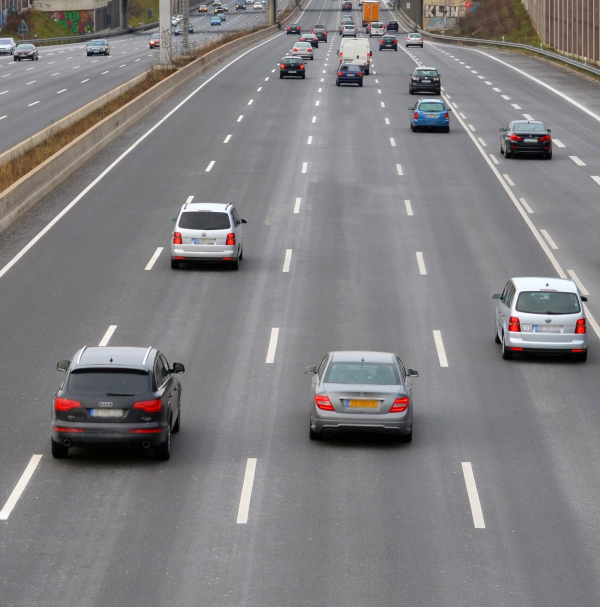
#> input picture Assignment_11/highway.jpg, 1200 x 1214 px (shown at 1/2 size)
$ python cv_3.py
#> lines starting #> are read from the running program, lines starting #| are printed output that depends on the picture
import cv2

img = cv2.imread("highway.jpg")
#> img is the input picture: shape (1214, 1200, 3); mean B, G, R 128.4, 126.9, 129.1
width = 600
height = 850
dim = (width, height)

resized = cv2.resize(img, dim)
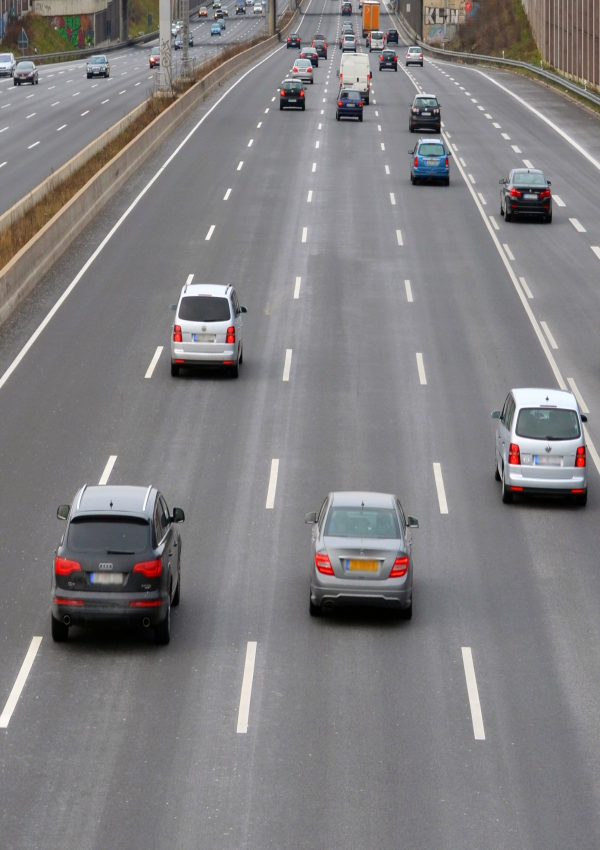
#> resized: shape (850, 600, 3); mean B, G, R 128.3, 126.8, 129

print("size in bytes", img.size)
#| size in bytes 4370400

cv2.imshow('original', resized)
flip_1 = cv2.flip(resized, 1)
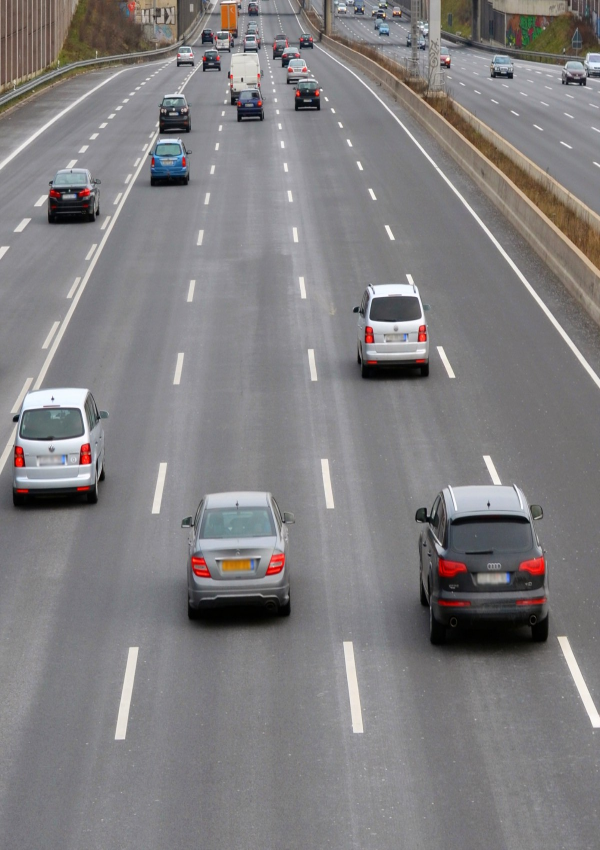
#> flip_1: shape (850, 600, 3); mean B, G, R 128.3, 126.8, 129
cv2.imshow("Horizontal", flip_1)

flip_0 = cv2.flip(resized, 0)
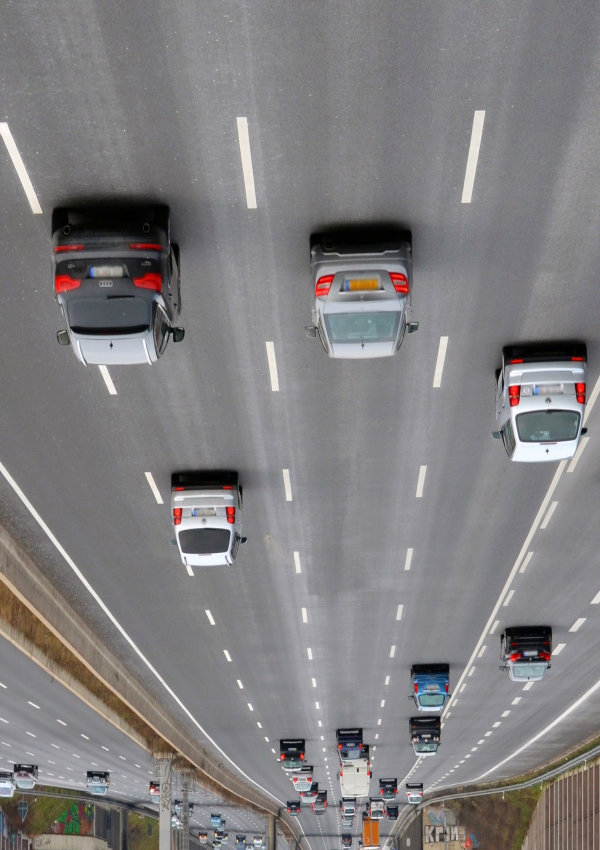
#> flip_0: shape (850, 600, 3); mean B, G, R 128.3, 126.8, 129
cv2.imshow("Vertical", flip_0)

flip_2 = cv2.flip(resized, -1)
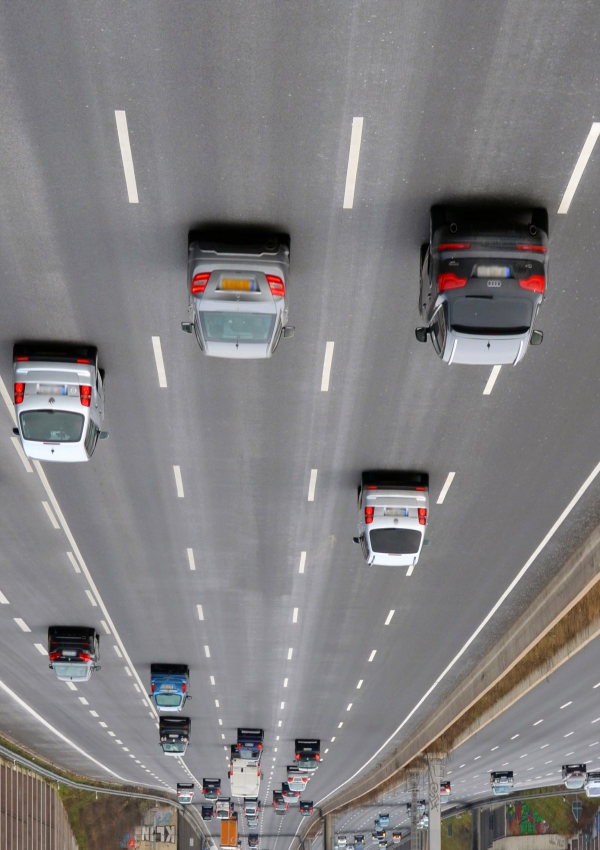
#> flip_2: shape (850, 600, 3); mean B, G, R 128.3, 126.8, 129
cv2.imshow("Horizontal & Vertical", flip_2)


cv2.waitKey(0)
cv2.destroyAllWindows()
